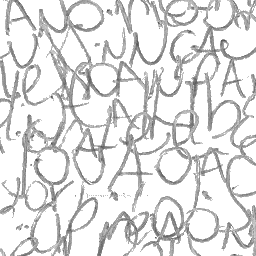
#> input picture datasets/Base_BFL_256/CF00001/CF00001_4.bmp, 256 x 256 px; its folder holds only this picture in this run
$ jupyter execute --allow-errors main.ipynb   (older library calls are emulated)
#> lines starting #> are read from the running program, lines starting #| are printed output that depends on the picture
- Bibliotecas utilizadas:
    - opencv-python==4.8.1.78
    - natsort==8.4.0
    - numpy==1.26.0
    - pandas==2.1.1
    - scikit-image==0.20
    - scikit-learn==1.3.1

[cell 1]
# imports
import cv2
import natsort
import numpy as np
import pandas as pd
from pathlib import Path
from sklearn.neighbors import KNeighborsClassifier
from sklearn.svm import SVC
from sklearn.metrics import accuracy_score, classification_report
from sklearn.preprocessing import StandardScaler
from sklearn.model_selection import train_test_split
from skimage.feature import graycomatrix, graycoprops, local_binary_pattern
import warnings
# Suppress FutureWarning messages FutureWarning: The frame.append method is deprecated and will be removed from pandas in a future version. Use pandas.concat instead.
warnings.simplefilter(action='ignore', category=FutureWarning)

- LBP e GLCM

[cell 2]
def calculate_lbp(image, quadrants=(1,1), neighbours=8, radius=2):
  # Tamanho dos quadrantes
  width, height = image.shape[0], image.shape[1]
  part_width = width // quadrants[0]
  part_height = height // quadrants[1]

  # Calculate
  result = list()
  for i in range(quadrants[0]):
    for j in range(quadrants[1]):
      #coordenadas da parte da imagem
      left = i * part_width
      upper = j * part_height
      right = left + part_width
      lower = upper + part_height

      # Retorna o quadrante da imagem
      quadrant = image[left:right, upper:lower]

      # Calculate Features
      lbp_image = local_binary_pattern(quadrant, neighbours, radius, method="nri_uniform")
      #n_bins = int(lbp_image.max() + 1)
      n_bins = 59
      hist, _ = np.histogram(lbp_image, density=True, bins=n_bins, range=(0, n_bins))

      # Append to result
      result.extend(hist)

  return result
#end lbp

def calculate_glcm(image, quadrants=(1,1)):
  # Tamanho dos quadrantes
  width, height = image.shape[0], image.shape[1]
  part_width = width // quadrants[0]
  part_height = height // quadrants[1]

  # Calculate
  result = list()
  for i in range(quadrants[0]):
    for j in range(quadrants[1]):
      #coordenadas da parte da imagem
      left = i * part_width
      upper = j * part_height
      right = left + part_width
      lower = upper + part_height

      # Retorna o quadrante da imagem
      quadrant = image[left:right, upper:lower]

      # Calcula glcm matrix
      glcm = graycomatrix(quadrant, [1], [0], symmetric=True, normed=True)

      # Calculate Features
      props = [
        graycoprops(glcm, prop='contrast')[0][0],
        graycoprops(glcm, prop='dissimilarity')[0][0],
        graycoprops(glcm, prop='homogeneity')[0][0],
        graycoprops(glcm, prop='ASM')[0][0],
        graycoprops(glcm, prop='energy')[0][0],
        graycoprops(glcm, prop='correlation')[0][0],
      ]

      # Append to result
      result.extend(props)

  return result

- Funções para manipular o conjunto X,y

[cell 3]
def get_files(caminho_p):
  file_dict = {}
  i = 0
  for pasta in Path(caminho_p).iterdir():
    if pasta.is_dir():
      file_dict[pasta.name] = []

      for file in Path(pasta).iterdir():
        if file.is_file() and (file.name.endswith(".png") or file.name.endswith(".jpg") or file.name.endswith(".bmp")):
          file_dict[pasta.name].append(file)
          i += 1
  print("Total de imagens: ", i)
  return file_dict
#end getfilos


def createXy(database, quadrants=(1,1), lbp_props={'neighbours': 8, 'radius': 2}):
#> called with quadrants = (1, 1)
  X_glcm, X_lbp, y = list(), list(), list()

  for classe in database:
    for item in natsort.natsorted(database[classe]):
      image = cv2.imread(str(item), cv2.IMREAD_GRAYSCALE)
#> image is the input picture: shape (256, 256); min 74, max 255, mean 226.5

      X_glcm.append(calculate_glcm(image, quadrants))
#> after the loop in calculate_glcm, `for i in range(quadrants[0]):`: result = [1001.7, 14.81, 0.641, 0.395, 0.628, 0.745]
      X_lbp.append(calculate_lbp(image, quadrants, lbp_props['neighbours'], lbp_props['radius']))
#> after the loop in calculate_lbp, `for i in range(quadrants[0]):`:
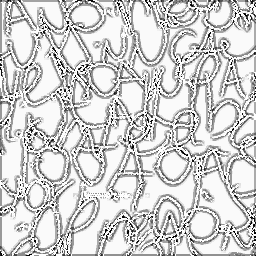
#> lbp_image: shape (256, 256) float64; min 0, max 58, mean 47; drawn with min black and max white
#> after the loop in calculate_lbp, `for i in range(quadrants[0]):`: result = 59 values, max 0.399 at index 57, min 0.000687 at index 6, mean 0.0169
      y.append(str(classe))

  return np.array(X_glcm), np.array(X_lbp), np.array(y)
#end createxy


def split_normalizado(X, y, test_size=0.33, shuffle=False):
  Xs = StandardScaler().fit_transform(X)

  X_train, X_test, y_train, y_test = train_test_split(Xs, y, test_size=test_size, shuffle=shuffle)
  return X_train, X_test, y_train, y_test
#end treinotest


def split_manual(X, y, train_size=18):
  #normalize
  X = StandardScaler().fit_transform(X)

  # separar em classes
  classes = dict()
  for i, classe in enumerate(y):
    if not classes.get(classe): classes[classe] = list()
    classes[classe].append(X[i])

  #split
  X_train, X_test, y_train, y_test = list(), list(), list(), list()

  for classe in classes.keys():
    for i, instancia in enumerate(classes[classe]):
      if i <= train_size:
        X_train.append(instancia)
        y_train.append(classe)
      else:
        X_test.append(instancia)
        y_test.append(classe)

  return X_train, X_test, y_train, y_test
#end treinotest

- Classificadores

[cell 4]
def knn(X_train, y_train, X_test, props={
  'n_neighbors': 5,
  'metric': 'euclidean',
}):
  knn = KNeighborsClassifier(n_neighbors=props['n_neighbors'], metric=props['metric']).fit(X_train, y_train)
  return knn.predict(X_test)
#end knn

def svm(X_train, y_train, X_test, props={
  'C': 1.0,
  'kernel': 'rbf',
  'gamma': 'scale',
  'coef0': 0
}):
  clf = SVC(C=props['C'], kernel=props['kernel'], gamma=props['gamma'], coef0=props['coef0'])
  clf.fit(X_train, y_train)
  return clf.predict(X_test)

- Experimentos com diversos parâmetros

[cell 5]
database = get_files('../datasets/Base_BFL_256/')
quadrantes = [1,2,4]
knn_metrics= ['cityblock', 'euclidean']
knn_neighbours = [1, 3, 5]
svm_kernels = ['rbf', 'linear']

df_results = pd.DataFrame(columns=['acuracia', 'quadrantes', 'descritor', 'classificador', 'parametros'])

#> (a cell that did not finish here is left out)

  X_lbp_train, X_lbp_test, y_lbp_train, y_lbp_test = split_manual(X_lbp, y, train_size=18)
